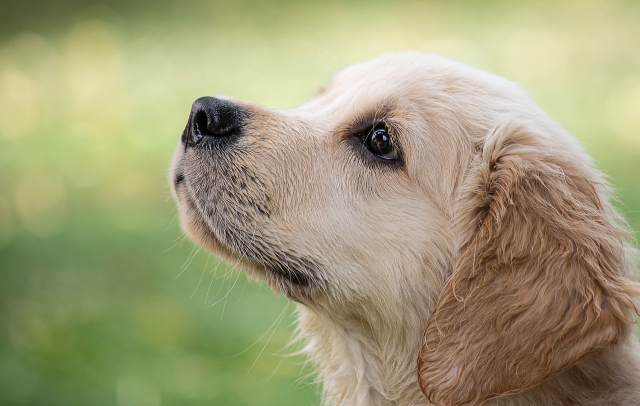
#> input picture dog-4390885_1280.jpg, 1280 x 811 px (shown at 1/2 size)
$ python Opencv.py
#> lines starting #> are read from the running program, lines starting #| are printed output that depends on the picture
# ライブラリのインポート
import numpy as np
import pandas as pd
import matplotlib.pyplot as plt
import cv2

# 画像を表示するための関数を定義
def show_img(Input, Output):
    plt.subplot(121) # 画像の位置を指定
    plt.imshow(Input) # 画像を表示
    plt.title('Input') # 画像の上にInputと表示
    plt.xticks([]) # x軸のメモリを非表示
    plt.yticks([]) # y軸のメモリを非表示

    plt.subplot(122)
    plt.imshow(Output)
    plt.title('Output')
    plt.xticks([])
    plt.yticks([])
print('show_img関数の定義完了')

# 画像の読み込み
original = cv2.imread('dog-4390885_1280.jpg')
#> original is the input picture: shape (811, 1280, 3); mean B, G, R 120.1, 156.6, 160.1
img0 = cv2.resize(original, (250, 180))
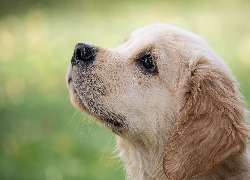
#> img0: shape (180, 250, 3); mean B, G, R 119.9, 156.5, 160
print('画像の読み込み完了')

# 画像を表示
cv2.imshow('Original Image', original)
cv2.imshow('Resized Image', img0)
print('画像の表示完了(resize)')

# Google Colab以外でOpenCVを用いて表示する
cv2.waitKey(0) #0の場合、ボタンが押されるまでウィンドウを削除しない
cv2.destroyAllWindows() # ウィンドウを閉じる
print('Google colab以外で表示(resize)')

# 画像の色を変更
img = cv2.cvtColor(img0, cv2.COLOR_BGR2RGB)
print('画像の色変更完了')

#画像を表示
show_img(original, img)
print('画像の表示完了(色変更)')

plt.show()
#> figure, not shown here; B, G, R data is drawn as R, G, B
print('Google colab以外で表示(色変更)')

# 画像の移動量を決定して変数に格納
M = np.float32([[1, 0, 50], [0, 1, 30]])
print('画像の移動量の決定')

# 画像を平行移動
moved = cv2.warpAffine(img, M, (250, 180))
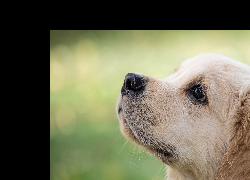
#> moved: shape (180, 250, 3); mean R, G, B 110.3, 108.9, 84.6
print('平行移動の完了')

# 関数を利用して画像を表示
show_img(img, moved)
print('画像の表示完了(画像の移動)')

plt.show()

# 画像の行列、列数を変数に格納
rows, cols = img.shape[:2]
#> rows = 180; cols = 250

# 画像の回転量の設定
M = cv2.getRotationMatrix2D((cols/2, rows/2), 60, 0.5) # 回転の中心、回転の角度、拡大縮小の度合い

# 画像を開店
rotated = cv2.warpAffine(img, M, (cols, rows))
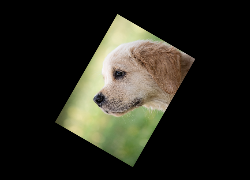
#> rotated: shape (180, 250, 3); mean R, G, B 40, 39.1, 30

# 関数を利用して画像を表示
show_img(img, rotated)
plt.show()

pts1 = np.float32([[40, 40], [400, 50], [10, 220]])
pts2 = np.float32([[20, 100], [400, 50], [100, 270]])
M = cv2.getAffineTransform(pts1, pts2)

# 画像をせん断
affine = cv2.warpAffine(img, M, (cols, rows))
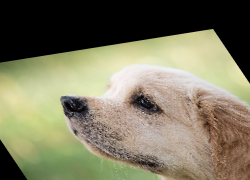
#> affine: shape (180, 250, 3); mean R, G, B 125.7, 121.9, 97

show_img(img, affine)
plt.show()

# 物体検出
# 画像の読み込み
face = cv2.imread('2983158.jpg')
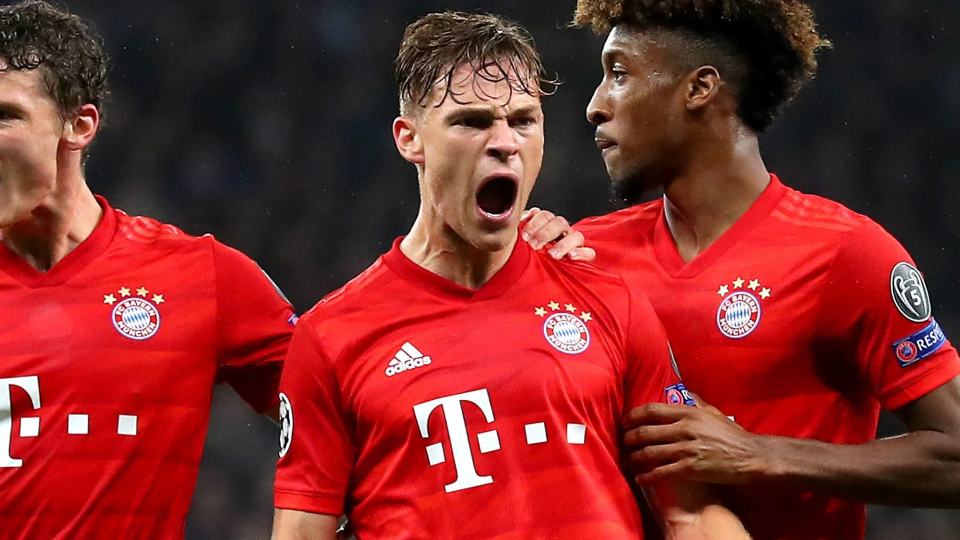
#> input picture 2983158.jpg, 1920 x 1080 px (shown at 1/2 size)
#> face is the input picture: shape (1080, 1920, 3); mean B, G, R 41.2, 43.1, 127.1
face2 = cv2.imread('dog-4390885_1280.jpg')

face = cv2.resize(face, (1000, 600))
#> face: shape (600, 1000, 3)
face2 = cv2.resize(face, (1000, 600))

# カスケード型分類機を読み込み
face_cascade = cv2.CascadeClassifier('haarcascade_frontalface_alt.xml')
eye_cascade = cv2.CascadeClassifier('haarcascade_eye.xml')

# 顔を検出
faces = face_cascade.detectMultiScale(face, 1.1, 3)
#> faces = [[450, 78, 141, 141]]

# 検出した顔を黒い線で囲み、目を白い線で囲む
for (x, y, w, h) in faces:
    face = cv2.rectangle(face, (x, y), (x + w, y + h), (1, 1, 1), 2)
    roi_color = face[y: y + h, x: x + w]
    eyes = eye_cascade.detectMultiScale(roi_color)
#> this loop made 1 pass
#> pass 1, `face = cv2.rectangle(face, (x, y), (x + w, y + h), (1, 1, 1), 2)`:
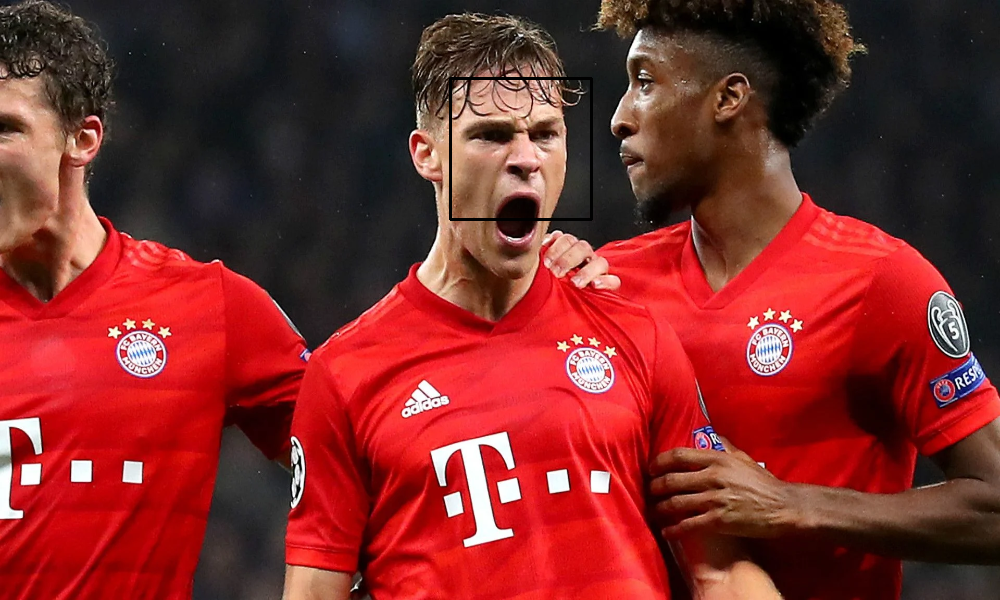
#> face: shape (600, 1000, 3); mean B, G, R 40.9, 42.8, 126.7
#> pass 1, `roi_color = face[y: y + h, x: x + w]`:
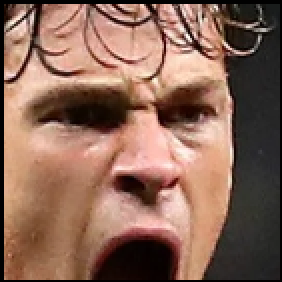
#> roi_color: shape (141, 141, 3) (shown 2 times larger); mean B, G, R 87.8, 103.5, 138.8

for (ex, ey, ew, eh) in eyes:
    cv2.rectangle(roi_color, (ex, ey), (ex + ew, ey + eh), (255, 255, 255), 2)
#> this loop made 0 passes

cv2.imshow('Face', face)
cv2.waitKey(0)
cv2.destroyAllWindows()
